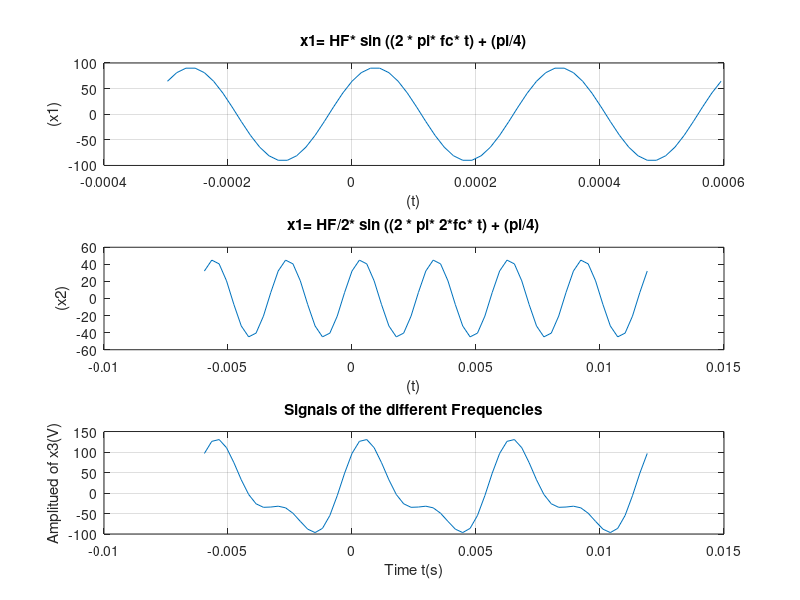
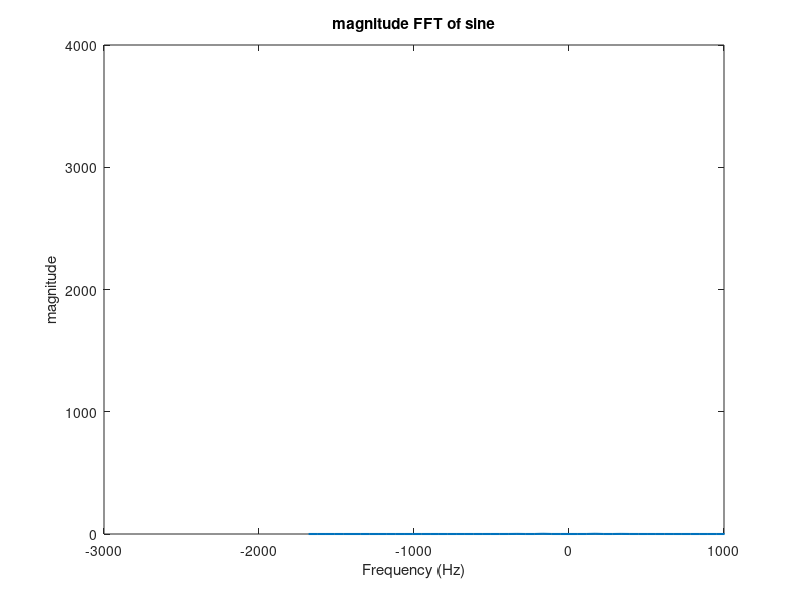

Write MATLAB code to recreate these figures, in order. (Note: this script raises an error after producing the figures.)
clc
clear all
close all
%Name:Momtahin Ahammed
%Id:19-40698-1
%A=1,B=9,C=4,D=0,E=6,F=9,G=8,H=1
%HF=91
%HEG=168=fc
HF=91;
fc=168;
fs=20*168;
T=(1/fs);
t=-T:T/20:2*T;
x1 = HF* sin((2 * pi* fs*t) + (pi/4));
subplot (3,1,1)
plot (t, x1) 
xlabel ('(t)'); 
ylabel ('(x1)'); 
title ('x1= HF* sin ((2 * pi* fc* t) + (pi/4)')
grid on;

%HF/2=(91/2)=45.5
T=(1/fc)
t=-T:T/20:2*T;
x2 = (HF/2)* sin((2 * pi *2* fc*t) + (pi/4));
subplot (3,1,2) 
plot (t,x2)
xlabel ('(t)'); 
ylabel ('(x2)');
title ('x1= HF/2* sin ((2 * pi* 2*fc* t) + (pi/4)')
x3 = x1 + x2;
subplot (3,1,3) 
plot(t,x3)
title('Signals of the different Frequencies'); 
xlabel('Time t(s)');
ylabel('Amplitued of x3(V)');
grid on;
fx3 = fft(x3);
fx3 = fftshift(fx3)/(fs/2);
f = fs/2*linspace(-1,1,size(t,2));
figure;
plot(f, abs(fx3),'LineWidth',1.5);
title('magnitude FFT of sine');
axis([-3000 1000 0 4000])
xlabel('Frequency (Hz)');
ylabel('magnitude');
bandwidth = obw(x3,fs)
step=39.6;
codebook = linspace(-99,99,6);
partition = [-99+(39.6/2):39.6:99-(39.6/2)];
[index,quants] = quantiz(x3,partition,codebook); 
figure;
plot(t,x3,'-',t,quants,'-')
grid on;
legend('Original signal','Quantized signal');